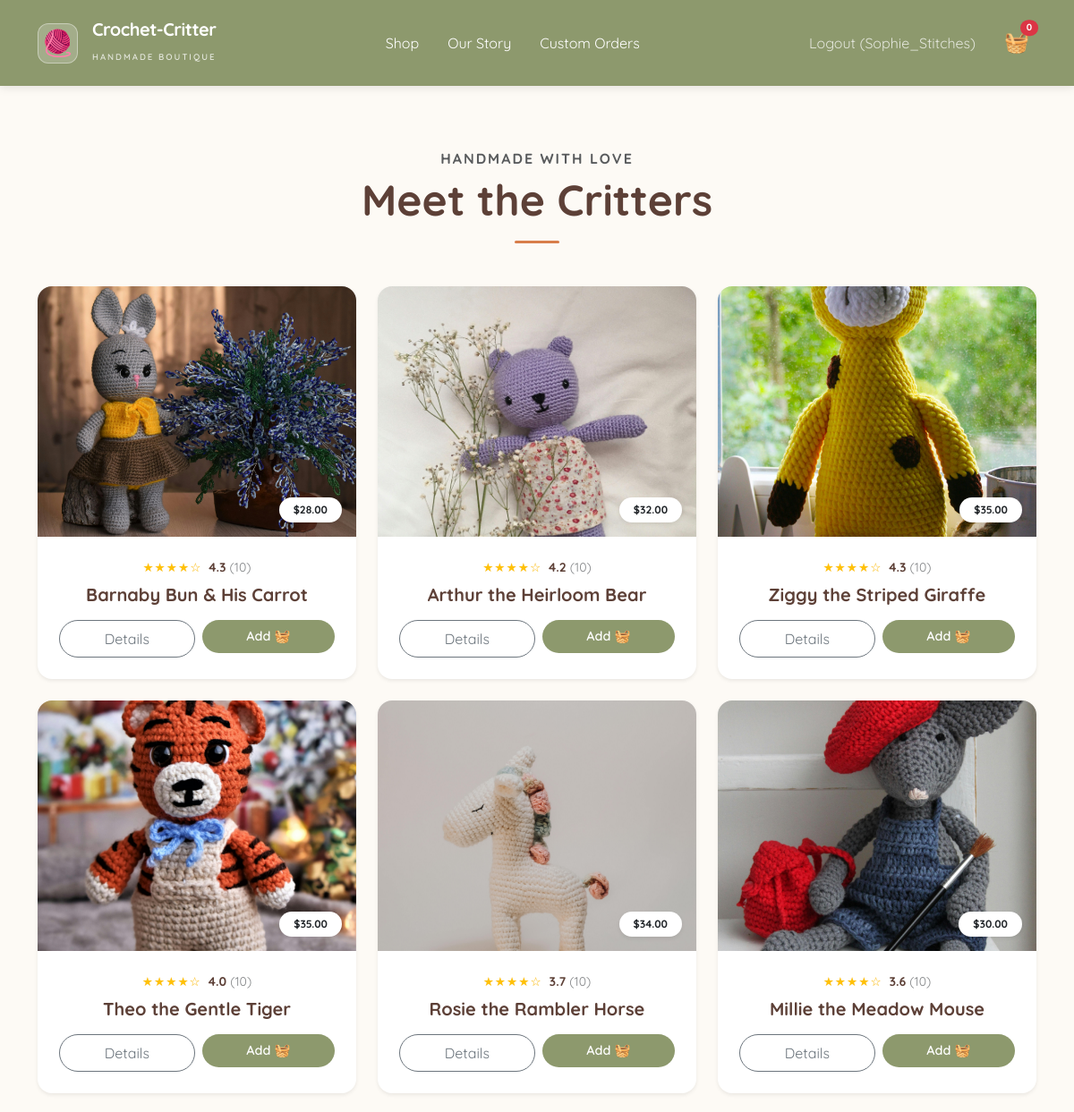
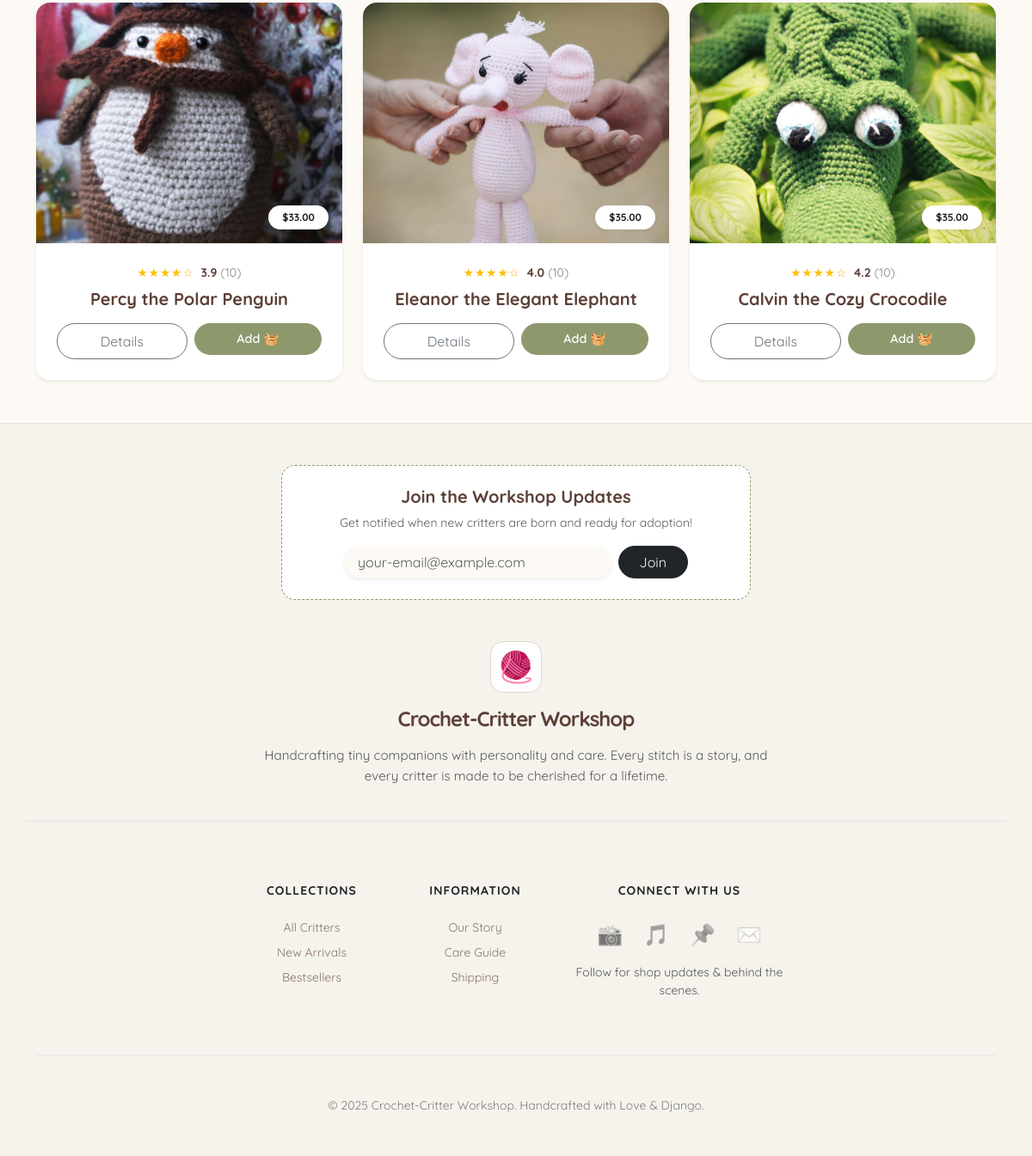
Screenshot of / (signed in) with the database file from the repository (2 pictures, top to bottom).
### products/models.py (models this page shows, shortened)
class Critter(models.Model):
    name = models.CharField(max_length=200)
    description = models.TextField()
    price = models.DecimalField(max_digits=6, decimal_places=2)
    image = models.ImageField(upload_to='critters/')
    created_at = models.DateTimeField(auto_now_add=True)
    def average_rating(self):
        result = self.reviews.aggregate(Avg('rating'))
        return result['rating__avg'] or 0.0

### products/views.py (the view)
# urls.py: path('', views.critter_list, name='home'),
def critter_list(request):
    critters = Critter.objects.all()
    return render(request, 'products/critter_list.html', {'critters': critters})

### products/cart.py (called while the page is built)
    def __len__(self):
        return sum(item['quantity'] for item in self.cart.values())

    def get_total_price(self):
        return sum(Decimal(item['price']) * item['quantity'] for item in self.cart.values())

### products/context_processors.py (called while the page is built)
def cart(request):
    cart = Cart(request)
    return {
        'cart': cart,
        'cart_items_count': len(cart),
        'cart_total_price': cart.get_total_price()
    }

### products/templates/products/critter_list.html (shortened to what this page needs)
{% extends 'products/base.html' %}
{% block content %}
  <div class="text-center mb-5 mt-4">
    <h6 class="text-uppercase fw-bold text-muted mb-2" style="letter-spacing: 2px;">Handmade with Love</h6>
    <h1 class="display-5 fw-bold" style="color: var(--cocoa-brown);">Meet the Critters</h1>
    <div class="mx-auto mt-3" style="width: 50px; height: 3px; background-color: var(--terracotta); border-radius: 2px;"></div>
  </div>
  <div class="row g-4">
    {% for critter in critters %}
      <div class="col-md-6 col-lg-4">
        <div class="card h-100 border-0 shadow-sm rounded-4 overflow-hidden transition-card">
          {% if critter.image %}
            <div class="position-relative">
              <img src="{{ critter.image.url }}" class="card-img-top" style="height: 280px; object-fit: cover;" alt="{{ critter.name }}" />
              <div class="position-absolute bottom-0 end-0 m-3 badge bg-white text-dark shadow-sm p-2 px-3 rounded-pill fw-bold">${{ critter.price }}</div>
            </div>
          {% endif %}
          <div class="card-body p-4 text-center d-flex flex-column">
            <div class="mb-2 d-flex align-items-center justify-content-center gap-1">
              <div class="stars text-warning" style="font-size: 0.85rem; letter-spacing: 1px;">
                {% if critter.average_rating >= 4.5 %} ★★★★★
                {% elif critter.average_rating >= 3.5 %} ★★★★☆
                {% elif critter.average_rating >= 2.5 %} ★★★☆☆
                {% elif critter.average_rating >= 1.5 %} ★★☆☆☆
                {% elif critter.average_rating > 0 %} ★☆☆☆☆
                {% else %} <span class="text-muted small">No reviews</span>
                {% endif %}
              </div>
              {% if critter.reviews.count > 0 %}
                <span class="small fw-bold ms-1" style="color: var(--cocoa-brown);">{{ critter.average_rating|floatformat:1 }}</span>
                <span class="small text-muted opacity-75">({{ critter.reviews.count }})</span>
              {% endif %}
            </div>
            <h5 class="fw-bold mb-3" style="color: var(--cocoa-brown);">{{ critter.name }}</h5>
            <div class="mt-auto d-flex gap-2">
              <a href="{% url 'critter_detail' critter.id %}" class="btn btn-outline-secondary rounded-pill px-3 py-2 flex-grow-1 small">Details</a>
              <form action="{% url 'cart_add' critter.id %}" method="POST" class="flex-grow-1">
                <button type="submit" class="btn btn-custom-shop rounded-pill px-3 py-2 w-100">
                  Add 🧺
                </button>
              </form>
            </div>
          </div>
        </div>
      </div>
    {% endfor %}
  </div>
{% endblock %}

### products/templates/products/base.html (shortened to what this page needs)
<!DOCTYPE html>
<html lang="en">
  <head>
    <link href="https://cdn.jsdelivr.net/npm/bootstrap@5.3.0/dist/css/bootstrap.min.css" rel="stylesheet" />
  </head>
  <body>
    <nav class="navbar navbar-expand-lg navbar-dark p-3 mb-5">
      <div class="container">
        <a class="navbar-brand d-flex align-items-center" href="{% url 'home' %}">
          <div class="logo-box me-3">
            <span>🧶</span>
          </div>
          <div class="brand-text">
            <h1 class="h5 fw-bold mb-0 text-white" style="letter-spacing: -0.5px;">Crochet-Critter</h1>
            <small class="text-uppercase opacity-75" style="font-size: 0.6rem; letter-spacing: 2px; font-weight: 600;">Handmade Boutique</small>
          </div>
        </a>
        <div class="collapse navbar-collapse justify-content-center" id="navbarNav">
          <ul class="navbar-nav">
            <li class="nav-item">
              <a class="nav-link px-3 fw-600 text-white" href="{% url 'home' %}">Shop</a>
            </li>
            <li class="nav-item">
              <a class="nav-link px-3 fw-600 text-white" href="{% url 'about' %}">Our Story</a>
            </li>
            <li class="nav-item">
              <a class="nav-link px-3 fw-600 text-white" href="{% url 'custom_order' %}">Custom Orders</a>
            </li>
          </ul>
        </div>
        <div class="d-flex align-items-center">
          <ul class="navbar-nav me-3 d-none d-lg-flex">
            {% if user.is_authenticated %}
              <li class="nav-item">
                <form id="logout-form" action="{% url 'logout' %}" method="post" style="display: inline;">
                  <button type="submit" class="nav-link small text-white opacity-75 border-0 bg-transparent" style="padding: 8px 16px;">Logout ({{ user.username }})</button>
                </form>
              </li>
            {% endif %}
          </ul>
        <div class="dropdown me-2">
          <a href="#" class="text-white text-decoration-none position-relative d-flex align-items-center" id="cartDropdown" data-bs-toggle="dropdown" aria-expanded="false">
            <span style="font-size: 1.4rem;">🧺</span>
            <span class="position-absolute top-0 start-100 translate-middle badge rounded-pill bg-danger" style="font-size: 0.65rem;">{{ cart_items_count }}</span>
          </a>
        </div>
      </div>
    </nav>
    <main class="container main-content">
      {% block content %}
      {% endblock %}
    </main>
    <footer class="mt-auto border-top text-center" style="background-color: #f6f3ed;">
      <div class="container py-5">
        <div class="row justify-content-center mb-5">
          <div class="col-md-8 col-lg-6">
            <div class="p-4 rounded-4" style="background-color: white; border: 1px dashed var(--sage-green);">
              <h5 class="fw-bold mb-2">Join the Workshop Updates</h5>
              <p class="small text-muted mb-3">Get notified when new critters are born and ready for adoption!</p>
              <form class="d-flex gap-2 mx-auto" style="max-width: 400px;">
                <input type="email" class="form-control rounded-pill border-0 shadow-sm px-3" placeholder="your-email@example.com" style="background-color: var(--cream-puff);" />
                <button type="submit" class="btn btn-dark rounded-pill px-4">Join</button>
              </form>
            </div>
          </div>
        </div>
        <div class="row justify-content-center mb-5">
          <div class="col-lg-7">
            <div class="logo-box mx-auto mb-3" style="width: 60px; height: 60px; font-size: 2.2rem; background: white; border: 1px solid #dcd5ca; display: flex; align-items: center; justify-content: center; border-radius: 15px;">
              <span>🧶</span>
            </div>
            <h4 class="fw-bold mb-3" style="letter-spacing: -1px;">Crochet-Critter Workshop</h4>
            <p class="text-muted mx-auto" style="max-width: 600px; font-size: 0.95rem; line-height: 1.6;">Handcrafting tiny companions with personality and care. Every stitch is a story, and every critter is made to be cherished for a lifetime.</p>
          </div>
        </div>
        <div class="row g-4 justify-content-center border-top pt-5">
          <div class="col-6 col-md-3 col-lg-2">
            <h6 class="text-uppercase fw-bold small mb-4 text-dark" style="letter-spacing: 1px;">Collections</h6>
            <ul class="list-unstyled small text-center">
              <li class="mb-2">
                <a href="{% url 'home' %}" class="footer-link">All Critters</a>
              </li>
              <li class="mb-2">
                <a href="#" class="footer-link">New Arrivals</a>
              </li>
              <li class="mb-2">
                <a href="#" class="footer-link">Bestsellers</a>
              </li>
            </ul>
          </div>
          <div class="col-6 col-md-3 col-lg-2">
            <h6 class="text-uppercase fw-bold small mb-4 text-dark" style="letter-spacing: 1px;">Information</h6>
            <ul class="list-unstyled small text-center">
              <li class="mb-2">
                <a href="{% url 'about' %}" class="footer-link">Our Story</a>
              </li>
              <li class="mb-2">
                <a href="{% url 'care_guide' %}" class="footer-link">Care Guide</a>
              </li>
              <li class="mb-2">
                <a href="{% url 'shipping' %}" class="footer-link">Shipping</a>
              </li>
            </ul>
          </div>
          <div class="col-12 col-md-6 col-lg-3">
            <h6 class="text-uppercase fw-bold small mb-4 text-dark" style="letter-spacing: 1px;">Connect With Us</h6>
            <div class="d-flex justify-content-center gap-4">
              <a href="#" class="social-icon">📸</a>
              <a href="#" class="social-icon">🎵</a>
              <a href="#" class="social-icon">📌</a>
              <a href="#" class="social-icon">✉️</a>
            </div>
            <p class="small text-muted mt-3">Follow for shop updates & behind the scenes.</p>
          </div>
        </div>
        <div class="pt-5 mt-5 border-top opacity-75">
          <p class="small text-muted mb-0">© 2025 Crochet-Critter Workshop. Handcrafted with Love & Django.</p>
        </div>
      </div>
    </footer>
  </body>
</html>

### products/templates/products/base.html (style rules this page uses)
:root { --sage-green: #8d996d; --cocoa-brown: #5d4037; --cream-puff: #fdfaf5; --terracotta: #d87d4a; }
body { background-color: var(--cream-puff); color: var(--cocoa-brown); font-family: 'Quicksand', sans-serif; display: flex; flex-direction: column; min-height: 100vh; }
.navbar { background-color: var(--sage-green); box-shadow: 0 2px 10px rgba(0, 0, 0, 0.1); }
.navbar::after { content: ''; display: block; height: 4px; background-image: linear-gradient(to right, transparent 50%, rgba(255, 255, 255, 0.2) 50%); background-size: 10px 100%; }
.logo-box { background: rgba(255, 255, 255, 0.2); border: 1px solid rgba(255, 255, 255, 0.4); width: 45px; height: 45px; display: flex; align-items: center; justify-content: center; border-radius: 12px; font-size: 1.8rem; backdrop-filter: blur(5px); transition: all 0.3s ease; }
.main-content { flex: 1; padding-bottom: 50px; }
.btn-custom-shop { background-color: var(--sage-green); color: white; border: none; transition: all 0.3s ease; }
.footer-link { text-decoration: none; color: var(--cocoa-brown); opacity: 0.7; transition: all 0.3s ease; }
.social-icon { text-decoration: none; font-size: 1.5rem; filter: grayscale(100%); opacity: 0.6; transition: all 0.3s ease; }

### products/templates/products/critter_list.html (style rules this page uses)
.transition-card { transition: transform 0.3s ease, box-shadow 0.3s ease; }
.stars { text-shadow: 0 0 1px rgba(216, 125, 74, 0.2); }
.btn-custom-shop { font-size: 0.9rem; font-weight: 600; }

### rows the page displays
Critter: image (picture), price "28.00", average_rating "4.3", reviews.count "10", name "Barnaby Bun & His Carrot"
Critter: image (picture), price "32.00", average_rating "4.2", reviews.count "10", name "Arthur the Heirloom Bear"
Critter: image (picture), price "35.00", average_rating "4.3", reviews.count "10", name "Ziggy the Striped Giraffe"
Critter: image (picture), price "35.00", average_rating "4.0", reviews.count "10", name "Theo the Gentle Tiger"
Critter: image (picture), price "34.00", average_rating "3.7", reviews.count "10", name "Rosie the Rambler Horse"
Critter: image (picture), price "30.00", average_rating "3.6", reviews.count "10", name "Millie the Meadow Mouse"
Critter: image (picture), price "33.00", average_rating "3.9", reviews.count "10", name "Percy the Polar Penguin"
Critter: image (picture), price "35.00", average_rating "4.0", reviews.count "10", name "Eleanor the Elegant Elephant"
Critter: image (picture), price "35.00", average_rating "4.2", reviews.count "10", name "Calvin the Cozy Crocodile"

### other values shown
{{ user.username }} "Sophie_Stitches"
{{ cart_items_count }} "0"
